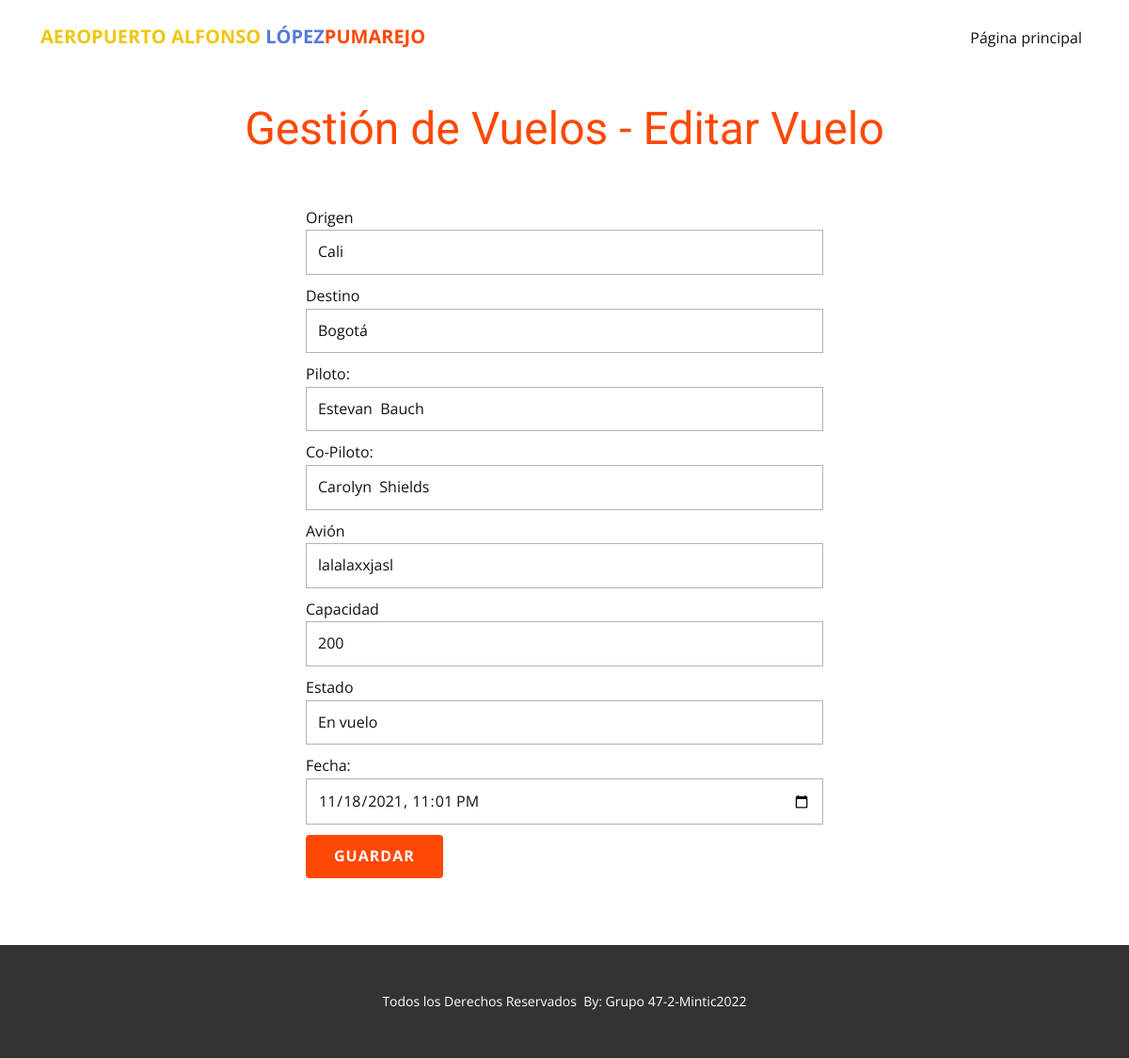
The page /editar-vuelo/56 on the database as committed earlier.
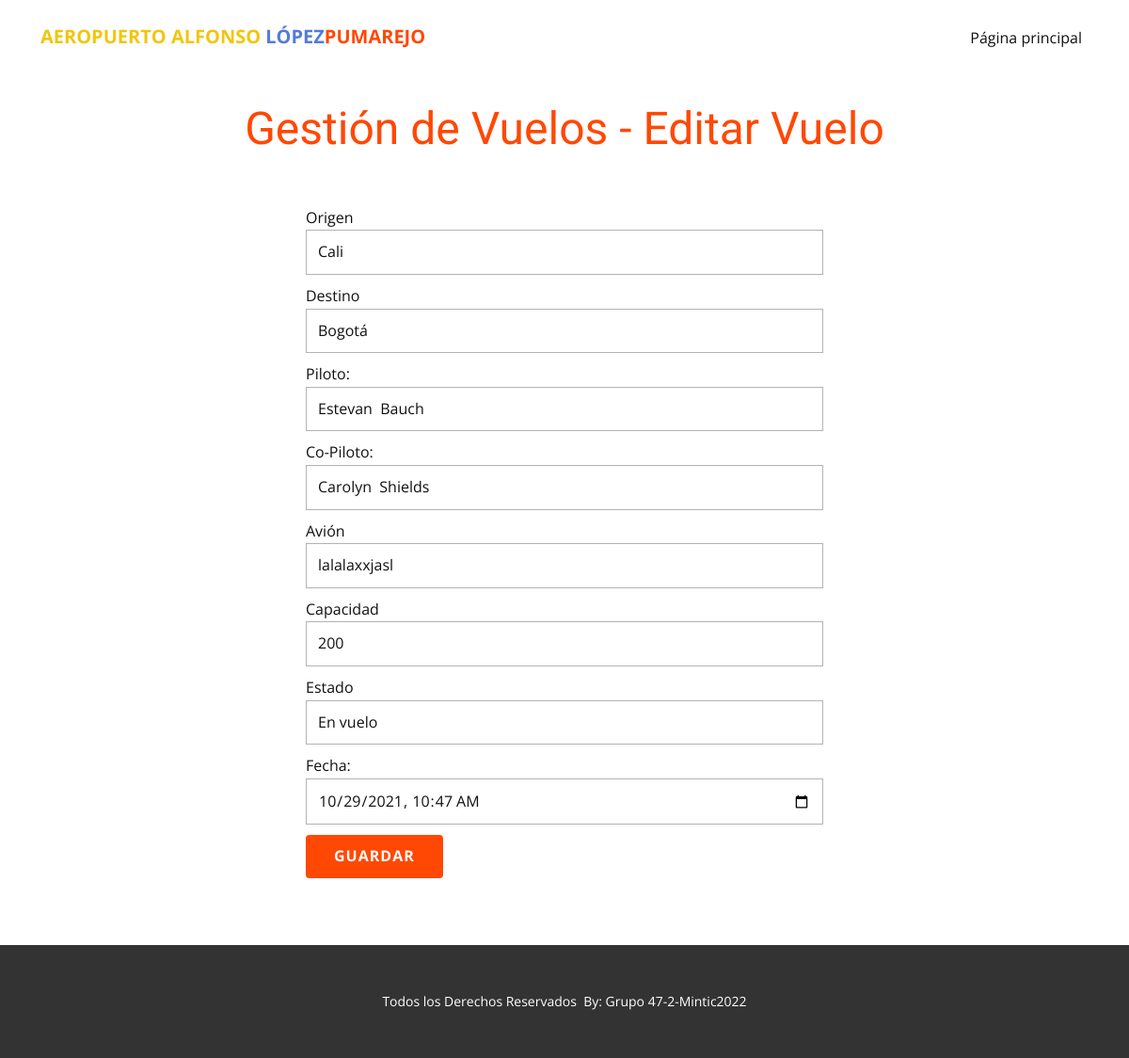
The same page on the database as committed later.
### tables this page shows
CREATE TABLE Vuelo (idVuelo INTEGER PRIMARY KEY AUTOINCREMENT UNIQUE NOT NULL, estadoVuelo varchar (20) DEFAULT INACTIVO, origenVuelo varchar (50), destinoVuelo varchar (50), capacidad int, avion varchar (40), fechaVuelo timestamp, horaVuelo timestamp, idPiloto INT REFERENCES Usuario (idUser) ON DELETE SET NULL ON UPDATE SET NULL, idcoPiloto INT REFERENCES Usuario (idUser) ON DELETE SET NULL ON UPDATE SET NULL);

### main.py (the view, shortened to what this page needs)
@app.route("/editar-vuelo/<idVuelo>", methods = ["GET", "POST"])
def editarvuelo(idVuelo):
      form = frmCrearEditarVuelo()
      vuelo = Vuelo()
      vueloencontrado = vuelo.consultarVuelo(idVuelo)
      return render_template("editar-vuelo.html", form = form, vuelo = vueloencontrado)
      flash('Usted no tiene permisos para acceder a esta página.')
      return redirect(url_for('paginaprincipal'))

### clases.py (called while the page is built)
def dict_factory(cursor, row):
    d = {}
    for idx, col in enumerate(cursor.description):
        d[col[0]] = row[idx]
    return d

    def sql_connection(self):
        try:
            con=sqlite3.connect('database/database.db')
            con.row_factory = dict_factory
            return con
        except Error:
            print(Error)

    def consultarVuelo(self, idVuelo, idUser=""):
        db = Database()
        con = db.sql_connection()
        cursorObj = con.cursor()
        sentencia = "SELECT v.idVuelo, v.avion, v.estadoVuelo, v.origenVuelo, v.destinoVuelo, v.capacidad, v.fechaVuelo, p.idUser AS idPiloto,  cp.idUser AS idcoPiloto, p.nombres|| '  ' || p.apellidos AS piloto , cp.nombres|| '  ' || cp.apellidos AS copiloto, (SELECT COUNT(*) FROM Reservas WHERE idUser = ? AND idVuelo = ?) as reservado FROM Vuelo v JOIN Usuario p on v.idPiloto = p.idUser JOIN Usuario cp on v.idcoPiloto = cp.idUser WHERE idVuelo = ?"
        cursorObj.execute(sentencia,[idUser, idVuelo, idVuelo])
        con.commit()
        vuelo = cursorObj.fetchone()
        con.close()
        return vuelo

### templates/editar-vuelo.html (shortened to what the changed rows need)
<!DOCTYPE html>
<html style="font-size: 16px;">
  <head>
    <link rel="stylesheet" href="../static/nicepage.css" media="screen">
<link rel="stylesheet" href="../static/crear-vuelo.css" media="screen">
    <link rel="stylesheet" href="http://code.jquery.com/ui/1.12.1/themes/base/jquery-ui.css">
  </head>
  <body class="u-body">
    <section class="u-align-center u-clearfix u-section-1" id="sec-9944">
      <div class="u-clearfix u-sheet u-sheet-1">
        <h1 class="u-align-center u-text u-text-default u-text-1">Gestión de Vuelos - Editar Vuelo</h1>
        <div class="u-form u-form-1">
          <form method="POST" action="" class="u-clearfix u-form-custom-backend u-form-spacing-10 u-form-vertical u-inner-form" source="custom" name="form" style="padding: 10px;">
            <div class="u-form-group u-form-name">
              <label for="name-d422" class="Editar u-label">Origen</label>
              <input type="text" value="{{vuelo.origenVuelo}}" placeholder="Ciudad de origen" id="name-d422" name="origenVuelo" class="u-border-1 u-border-grey-30 u-input u-input-rectangle u-white" required="">
            </div>
            <div class="u-form-email u-form-group">
              <label for="email-d422" class="Editar u-label">Destino</label>
              <input type="text" value="{{vuelo.destinoVuelo}} "placeholder="Ciudad de destino" id="email-d422" name="destinoVuelo" class="u-border-1 u-border-grey-30 u-input u-input-rectangle u-white" required="">
            </div>
            <div class="u-form-group u-form-group-5">
              <label for="text-4d2f" class="Editar u-label">Avión</label>
              <input type="text" value="{{vuelo.avion}}" placeholder="Avión" id="text-4d2f" name="avion" class="u-border-1 u-border-grey-30 u-input u-input-rectangle u-white">
            </div>
            <div class="u-form-group u-form-group-6">
              <label for="text-2904" class="Editar u-label">Capacidad</label>
              <input type="text" value="{{vuelo.capacidad}}" placeholder="Capacidad" id="text-2904" name="capacidad" class="u-border-1 u-border-grey-30 u-input u-input-rectangle u-white">
            </div>
            <div class="u-form-group u-form-select u-form-group-9">
              <div class="u-form-select-wrapper">
                <select id="select-0fee" value="{{vuelo.estadoVuelo}}" name="estadoVuelo" class="u-border-1 u-border-grey-30 u-input u-input-rectangle u-white">
                  <option value="En vuelo" {% if vuelo.estadoVuelo == "En vuelo"%}selected="selected"{% endif %}>En vuelo</option>
                </select>
              </div>
              </div>
            <div class="u-form-date u-form-group u-form-group-7">
              <label for="date-16c8" class="u-label">Fecha:</label>
              <input value="{{vuelo.fechaVuelo}}" type="datetime-local" placeholder="MM/DD/YYYY" id="date-16c8" name="fecha" class="u-border-1 u-border-grey-30 u-input u-input-rectangle u-white" required="">
            </div>
          </form>
        </div>
      </div>
    </section>
  </body>
</html>

Rows that differ between the two databases and show on the page:
changed Vuelo "Cali": fecha "11/18/2021 23:01" → "10/29/2021 10:47"
